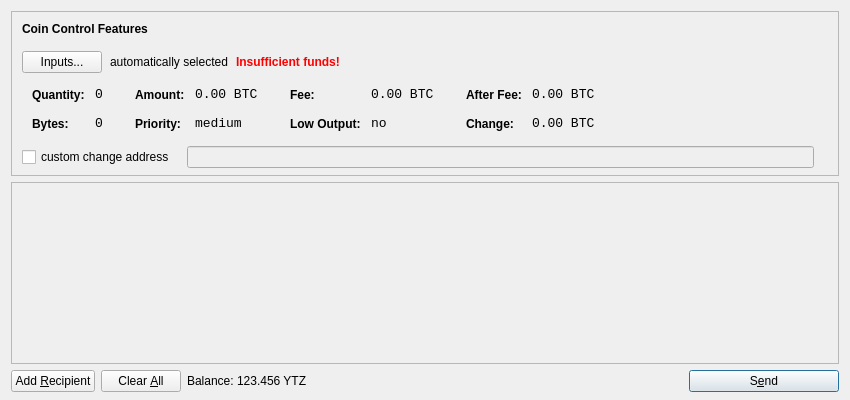
<?xml version="1.0" encoding="UTF-8"?>
<ui version="4.0">
 <class>SendCoinsDialog</class>
 <widget class="QDialog" name="SendCoinsDialog">
  <property name="geometry">
   <rect>
    <x>0</x>
    <y>0</y>
    <width>850</width>
    <height>400</height>
   </rect>
  </property>
  <property name="windowTitle">
   <string>Send Coins</string>
  </property>
  <layout class="QVBoxLayout" name="verticalLayout" stretch="0,1,0">
   <property name="bottomMargin">
    <number>8</number>
   </property>
   <item>
    <widget class="QFrame" name="frameCoinControl">
     <property name="sizePolicy">
      <sizepolicy hsizetype="Expanding" vsizetype="Expanding">
       <horstretch>0</horstretch>
       <verstretch>0</verstretch>
      </sizepolicy>
     </property>
     <property name="maximumSize">
      <size>
       <width>16777215</width>
       <height>16777215</height>
      </size>
     </property>
     <property name="frameShape">
      <enum>QFrame::StyledPanel</enum>
     </property>
     <property name="frameShadow">
      <enum>QFrame::Sunken</enum>
     </property>
     <layout class="QVBoxLayout" name="verticalLayoutCoinControl2">
      <property name="spacing">
       <number>-1</number>
      </property>
      <property name="leftMargin">
       <number>0</number>
      </property>
      <property name="topMargin">
       <number>0</number>
      </property>
      <property name="rightMargin">
       <number>0</number>
      </property>
      <property name="bottomMargin">
       <number>6</number>
      </property>
      <item>
       <layout class="QVBoxLayout" name="verticalLayoutCoinControl" stretch="0,0,0,0,1">
        <property name="spacing">
         <number>0</number>
        </property>
        <property name="leftMargin">
         <number>10</number>
        </property>
        <property name="topMargin">
         <number>10</number>
        </property>
        <item>
         <layout class="QHBoxLayout" name="horizontalLayoutCoinControl1">
          <property name="bottomMargin">
           <number>15</number>
          </property>
          <item>
           <widget class="QLabel" name="labelCoinControlFeatures">
            <property name="sizePolicy">
             <sizepolicy hsizetype="Preferred" vsizetype="Maximum">
              <horstretch>0</horstretch>
              <verstretch>0</verstretch>
             </sizepolicy>
            </property>
            <property name="font">
             <font>
              <weight>75</weight>
              <bold>true</bold>
             </font>
            </property>
            <property name="styleSheet">
             <string notr="true">font-weight:bold;</string>
            </property>
            <property name="text">
             <string>Coin Control Features</string>
            </property>
           </widget>
          </item>
         </layout>
        </item>
        <item>
         <layout class="QHBoxLayout" name="horizontalLayoutCoinControl2" stretch="0,0,0,0">
          <property name="spacing">
           <number>8</number>
          </property>
          <property name="bottomMargin">
           <number>10</number>
          </property>
          <item>
           <widget class="QPushButton" name="pushButtonCoinControl">
            <property name="styleSheet">
             <string notr="true"/>
            </property>
            <property name="text">
             <string>Inputs...</string>
            </property>
           </widget>
          </item>
          <item>
           <widget class="QLabel" name="labelCoinControlAutomaticallySelected">
            <property name="text">
             <string>automatically selected</string>
            </property>
            <property name="margin">
             <number>5</number>
            </property>
           </widget>
          </item>
          <item>
           <widget class="QLabel" name="labelCoinControlInsuffFunds">
            <property name="font">
             <font>
              <weight>75</weight>
              <bold>true</bold>
             </font>
            </property>
            <property name="styleSheet">
             <string notr="true">color:red;font-weight:bold;</string>
            </property>
            <property name="text">
             <string>Insufficient funds!</string>
            </property>
            <property name="margin">
             <number>5</number>
            </property>
           </widget>
          </item>
          <item>
           <spacer name="horizontalSpacerCoinControl">
            <property name="orientation">
             <enum>Qt::Horizontal</enum>
            </property>
            <property name="sizeHint" stdset="0">
             <size>
              <width>40</width>
              <height>1</height>
             </size>
            </property>
           </spacer>
          </item>
         </layout>
        </item>
        <item>
         <widget class="QWidget" name="widgetCoinControl" native="true">
          <property name="sizePolicy">
           <sizepolicy hsizetype="Preferred" vsizetype="Preferred">
            <horstretch>0</horstretch>
            <verstretch>0</verstretch>
           </sizepolicy>
          </property>
          <property name="minimumSize">
           <size>
            <width>0</width>
            <height>0</height>
           </size>
          </property>
          <property name="styleSheet">
           <string notr="true"/>
          </property>
          <layout class="QHBoxLayout" name="horizontalLayoutCoinControl5">
           <property name="margin">
            <number>0</number>
           </property>
           <item>
            <layout class="QHBoxLayout" name="horizontalLayoutCoinControl3" stretch="0,0,0,1">
             <property name="spacing">
              <number>20</number>
             </property>
             <property name="topMargin">
              <number>0</number>
             </property>
             <property name="bottomMargin">
              <number>10</number>
             </property>
             <item>
              <layout class="QFormLayout" name="formLayoutCoinControl1">
               <property name="horizontalSpacing">
                <number>10</number>
               </property>
               <property name="verticalSpacing">
                <number>14</number>
               </property>
               <property name="leftMargin">
                <number>10</number>
               </property>
               <property name="topMargin">
                <number>4</number>
               </property>
               <property name="rightMargin">
                <number>6</number>
               </property>
               <item row="0" column="0">
                <widget class="QLabel" name="labelCoinControlQuantityText">
                 <property name="styleSheet">
                  <string notr="true">font-weight:bold;</string>
                 </property>
                 <property name="text">
                  <string>Quantity:</string>
                 </property>
                 <property name="margin">
                  <number>0</number>
                 </property>
                </widget>
               </item>
               <item row="0" column="1">
                <widget class="QLabel" name="labelCoinControlQuantity">
                 <property name="font">
                  <font>
                   <family>Monospace</family>
                   <pointsize>10</pointsize>
                  </font>
                 </property>
                 <property name="cursor">
                  <cursorShape>IBeamCursor</cursorShape>
                 </property>
                 <property name="contextMenuPolicy">
                  <enum>Qt::ActionsContextMenu</enum>
                 </property>
                 <property name="text">
                  <string notr="true">0</string>
                 </property>
                 <property name="margin">
                  <number>0</number>
                 </property>
                 <property name="textInteractionFlags">
                  <set>Qt::LinksAccessibleByMouse|Qt::TextSelectableByKeyboard|Qt::TextSelectableByMouse</set>
                 </property>
                </widget>
               </item>
               <item row="1" column="0">
                <widget class="QLabel" name="labelCoinControlBytesText">
                 <property name="styleSheet">
                  <string notr="true">font-weight:bold;</string>
                 </property>
                 <property name="text">
                  <string>Bytes:</string>
                 </property>
                </widget>
               </item>
               <item row="1" column="1">
                <widget class="QLabel" name="labelCoinControlBytes">
                 <property name="font">
                  <font>
                   <family>Monospace</family>
                   <pointsize>10</pointsize>
                  </font>
                 </property>
                 <property name="cursor">
                  <cursorShape>IBeamCursor</cursorShape>
                 </property>
                 <property name="contextMenuPolicy">
                  <enum>Qt::ActionsContextMenu</enum>
                 </property>
                 <property name="text">
                  <string notr="true">0</string>
                 </property>
                 <property name="textInteractionFlags">
                  <set>Qt::LinksAccessibleByMouse|Qt::TextSelectableByKeyboard|Qt::TextSelectableByMouse</set>
                 </property>
                </widget>
               </item>
              </layout>
             </item>
             <item>
              <layout class="QFormLayout" name="formLayoutCoinControl2">
               <property name="horizontalSpacing">
                <number>10</number>
               </property>
               <property name="verticalSpacing">
                <number>14</number>
               </property>
               <property name="leftMargin">
                <number>6</number>
               </property>
               <property name="topMargin">
                <number>4</number>
               </property>
               <property name="rightMargin">
                <number>6</number>
               </property>
               <item row="0" column="0">
                <widget class="QLabel" name="labelCoinControlAmountText">
                 <property name="styleSheet">
                  <string notr="true">font-weight:bold;</string>
                 </property>
                 <property name="text">
                  <string>Amount:</string>
                 </property>
                 <property name="margin">
                  <number>0</number>
                 </property>
                </widget>
               </item>
               <item row="0" column="1">
                <widget class="QLabel" name="labelCoinControlAmount">
                 <property name="font">
                  <font>
                   <family>Monospace</family>
                   <pointsize>10</pointsize>
                  </font>
                 </property>
                 <property name="cursor">
                  <cursorShape>IBeamCursor</cursorShape>
                 </property>
                 <property name="contextMenuPolicy">
                  <enum>Qt::ActionsContextMenu</enum>
                 </property>
                 <property name="text">
                  <string notr="true">0.00 BTC</string>
                 </property>
                 <property name="textInteractionFlags">
                  <set>Qt::LinksAccessibleByMouse|Qt::TextSelectableByKeyboard|Qt::TextSelectableByMouse</set>
                 </property>
                </widget>
               </item>
               <item row="1" column="0">
                <widget class="QLabel" name="labelCoinControlPriorityText">
                 <property name="styleSheet">
                  <string notr="true">font-weight:bold;</string>
                 </property>
                 <property name="text">
                  <string>Priority:</string>
                 </property>
                </widget>
               </item>
               <item row="1" column="1">
                <widget class="QLabel" name="labelCoinControlPriority">
                 <property name="font">
                  <font>
                   <family>Monospace</family>
                   <pointsize>10</pointsize>
                  </font>
                 </property>
                 <property name="cursor">
                  <cursorShape>IBeamCursor</cursorShape>
                 </property>
                 <property name="contextMenuPolicy">
                  <enum>Qt::ActionsContextMenu</enum>
                 </property>
                 <property name="text">
                  <string>medium</string>
                 </property>
                 <property name="textInteractionFlags">
                  <set>Qt::LinksAccessibleByMouse|Qt::TextSelectableByKeyboard|Qt::TextSelectableByMouse</set>
                 </property>
                </widget>
               </item>
              </layout>
             </item>
             <item>
              <layout class="QFormLayout" name="formLayoutCoinControl3">
               <property name="horizontalSpacing">
                <number>10</number>
               </property>
               <property name="verticalSpacing">
                <number>14</number>
               </property>
               <property name="leftMargin">
                <number>6</number>
               </property>
               <property name="topMargin">
                <number>4</number>
               </property>
               <property name="rightMargin">
                <number>6</number>
               </property>
               <item row="0" column="0">
                <widget class="QLabel" name="labelCoinControlFeeText">
                 <property name="styleSheet">
                  <string notr="true">font-weight:bold;</string>
                 </property>
                 <property name="text">
                  <string>Fee:</string>
                 </property>
                 <property name="margin">
                  <number>0</number>
                 </property>
                </widget>
               </item>
               <item row="0" column="1">
                <widget class="QLabel" name="labelCoinControlFee">
                 <property name="font">
                  <font>
                   <family>Monospace</family>
                   <pointsize>10</pointsize>
                  </font>
                 </property>
                 <property name="cursor">
                  <cursorShape>IBeamCursor</cursorShape>
                 </property>
                 <property name="contextMenuPolicy">
                  <enum>Qt::ActionsContextMenu</enum>
                 </property>
                 <property name="text">
                  <string notr="true">0.00 BTC</string>
                 </property>
                 <property name="textInteractionFlags">
                  <set>Qt::LinksAccessibleByMouse|Qt::TextSelectableByKeyboard|Qt::TextSelectableByMouse</set>
                 </property>
                </widget>
               </item>
               <item row="1" column="0">
                <widget class="QLabel" name="labelCoinControlLowOutputText">
                 <property name="styleSheet">
                  <string notr="true">font-weight:bold;</string>
                 </property>
                 <property name="text">
                  <string>Low Output:</string>
                 </property>
                </widget>
               </item>
               <item row="1" column="1">
                <widget class="QLabel" name="labelCoinControlLowOutput">
                 <property name="font">
                  <font>
                   <family>Monospace</family>
                   <pointsize>10</pointsize>
                  </font>
                 </property>
                 <property name="cursor">
                  <cursorShape>IBeamCursor</cursorShape>
                 </property>
                 <property name="contextMenuPolicy">
                  <enum>Qt::ActionsContextMenu</enum>
                 </property>
                 <property name="text">
                  <string>no</string>
                 </property>
                 <property name="textInteractionFlags">
                  <set>Qt::LinksAccessibleByMouse|Qt::TextSelectableByKeyboard|Qt::TextSelectableByMouse</set>
                 </property>
                </widget>
               </item>
              </layout>
             </item>
             <item>
              <layout class="QFormLayout" name="formLayoutCoinControl4">
               <property name="horizontalSpacing">
                <number>10</number>
               </property>
               <property name="verticalSpacing">
                <number>14</number>
               </property>
               <property name="leftMargin">
                <number>6</number>
               </property>
               <property name="topMargin">
                <number>4</number>
               </property>
               <property name="rightMargin">
                <number>6</number>
               </property>
               <item row="0" column="0">
                <widget class="QLabel" name="labelCoinControlAfterFeeText">
                 <property name="styleSheet">
                  <string notr="true">font-weight:bold;</string>
                 </property>
                 <property name="text">
                  <string>After Fee:</string>
                 </property>
                 <property name="margin">
                  <number>0</number>
                 </property>
                </widget>
               </item>
               <item row="0" column="1">
                <widget class="QLabel" name="labelCoinControlAfterFee">
                 <property name="font">
                  <font>
                   <family>Monospace</family>
                   <pointsize>10</pointsize>
                  </font>
                 </property>
                 <property name="cursor">
                  <cursorShape>IBeamCursor</cursorShape>
                 </property>
                 <property name="contextMenuPolicy">
                  <enum>Qt::ActionsContextMenu</enum>
                 </property>
                 <property name="text">
                  <string notr="true">0.00 BTC</string>
                 </property>
                 <property name="textInteractionFlags">
                  <set>Qt::LinksAccessibleByMouse|Qt::TextSelectableByKeyboard|Qt::TextSelectableByMouse</set>
                 </property>
                </widget>
               </item>
               <item row="1" column="0">
                <widget class="QLabel" name="labelCoinControlChangeText">
                 <property name="styleSheet">
                  <string notr="true">font-weight:bold;</string>
                 </property>
                 <property name="text">
                  <string>Change:</string>
                 </property>
                </widget>
               </item>
               <item row="1" column="1">
                <widget class="QLabel" name="labelCoinControlChange">
                 <property name="font">
                  <font>
                   <family>Monospace</family>
                   <pointsize>10</pointsize>
                  </font>
                 </property>
                 <property name="cursor">
                  <cursorShape>IBeamCursor</cursorShape>
                 </property>
                 <property name="contextMenuPolicy">
                  <enum>Qt::ActionsContextMenu</enum>
                 </property>
                 <property name="text">
                  <string notr="true">0.00 BTC</string>
                 </property>
                 <property name="textInteractionFlags">
                  <set>Qt::LinksAccessibleByMouse|Qt::TextSelectableByKeyboard|Qt::TextSelectableByMouse</set>
                 </property>
                </widget>
               </item>
              </layout>
             </item>
            </layout>
           </item>
          </layout>
         </widget>
        </item>
        <item>
         <layout class="QHBoxLayout" name="horizontalLayoutCoinControl4" stretch="0,0,0">
          <property name="spacing">
           <number>12</number>
          </property>
          <property name="sizeConstraint">
           <enum>QLayout::SetDefaultConstraint</enum>
          </property>
          <property name="topMargin">
           <number>5</number>
          </property>
          <property name="rightMargin">
           <number>5</number>
          </property>
          <item>
           <widget class="QCheckBox" name="checkBoxCoinControlChange">
            <property name="text">
             <string>custom change address</string>
            </property>
           </widget>
          </item>
          <item>
           <widget class="QLineEdit" name="lineEditCoinControlChange">
            <property name="enabled">
             <bool>false</bool>
            </property>
            <property name="sizePolicy">
             <sizepolicy hsizetype="Expanding" vsizetype="Fixed">
              <horstretch>0</horstretch>
              <verstretch>0</verstretch>
             </sizepolicy>
            </property>
           </widget>
          </item>
          <item>
           <widget class="QLabel" name="labelCoinControlChangeLabel">
            <property name="sizePolicy">
             <sizepolicy hsizetype="Preferred" vsizetype="Expanding">
              <horstretch>0</horstretch>
              <verstretch>0</verstretch>
             </sizepolicy>
            </property>
            <property name="minimumSize">
             <size>
              <width>0</width>
              <height>0</height>
             </size>
            </property>
            <property name="text">
             <string/>
            </property>
            <property name="margin">
             <number>3</number>
            </property>
           </widget>
          </item>
         </layout>
        </item>
        <item>
         <spacer name="verticalSpacerCoinControl">
          <property name="orientation">
           <enum>Qt::Vertical</enum>
          </property>
          <property name="sizeHint" stdset="0">
           <size>
            <width>800</width>
            <height>1</height>
           </size>
          </property>
         </spacer>
        </item>
       </layout>
      </item>
     </layout>
    </widget>
   </item>
   <item>
    <widget class="QScrollArea" name="scrollArea">
     <property name="widgetResizable">
      <bool>true</bool>
     </property>
     <widget class="QWidget" name="scrollAreaWidgetContents">
      <property name="geometry">
       <rect>
        <x>0</x>
        <y>0</y>
        <width>830</width>
        <height>165</height>
       </rect>
      </property>
      <layout class="QVBoxLayout" name="verticalLayout_2">
       <property name="margin">
        <number>0</number>
       </property>
       <item>
        <layout class="QVBoxLayout" name="entries">
         <property name="spacing">
          <number>6</number>
         </property>
        </layout>
       </item>
       <item>
        <spacer name="verticalSpacer">
         <property name="orientation">
          <enum>Qt::Vertical</enum>
         </property>
         <property name="sizeHint" stdset="0">
          <size>
           <width>20</width>
           <height>40</height>
          </size>
         </property>
        </spacer>
       </item>
      </layout>
     </widget>
    </widget>
   </item>
   <item>
    <layout class="QHBoxLayout" name="horizontalLayout">
     <item>
      <widget class="QPushButton" name="addButton">
       <property name="toolTip">
        <string>Send to multiple recipients at once</string>
       </property>
       <property name="text">
        <string>Add &amp;Recipient</string>
       </property>
       <property name="icon">
        <iconset resource="../bitcoin.qrc">
         <normaloff>:/icons/add</normaloff>:/icons/add</iconset>
       </property>
       <property name="autoDefault">
        <bool>false</bool>
       </property>
      </widget>
     </item>
     <item>
      <widget class="QPushButton" name="clearButton">
       <property name="sizePolicy">
        <sizepolicy hsizetype="Minimum" vsizetype="Fixed">
         <horstretch>0</horstretch>
         <verstretch>0</verstretch>
        </sizepolicy>
       </property>
       <property name="toolTip">
        <string>Remove all transaction fields</string>
       </property>
       <property name="text">
        <string>Clear &amp;All</string>
       </property>
       <property name="icon">
        <iconset resource="../bitcoin.qrc">
         <normaloff>:/icons/remove</normaloff>:/icons/remove</iconset>
       </property>
       <property name="autoRepeatDelay">
        <number>300</number>
       </property>
       <property name="autoDefault">
        <bool>false</bool>
       </property>
      </widget>
     </item>
     <item>
      <layout class="QHBoxLayout" name="horizontalLayout_2">
       <property name="spacing">
        <number>3</number>
       </property>
       <item>
        <widget class="QLabel" name="label">
         <property name="text">
          <string>Balance:</string>
         </property>
        </widget>
       </item>
       <item>
        <widget class="QLabel" name="labelBalance">
         <property name="cursor">
          <cursorShape>IBeamCursor</cursorShape>
         </property>
         <property name="text">
          <string>123.456 YTZ</string>
         </property>
         <property name="textInteractionFlags">
          <set>Qt::LinksAccessibleByMouse|Qt::TextSelectableByKeyboard|Qt::TextSelectableByMouse</set>
         </property>
        </widget>
       </item>
      </layout>
     </item>
     <item>
      <spacer name="horizontalSpacer">
       <property name="orientation">
        <enum>Qt::Horizontal</enum>
       </property>
       <property name="sizeHint" stdset="0">
        <size>
         <width>40</width>
         <height>20</height>
        </size>
       </property>
      </spacer>
     </item>
     <item>
      <widget class="QPushButton" name="sendButton">
       <property name="minimumSize">
        <size>
         <width>150</width>
         <height>0</height>
        </size>
       </property>
       <property name="toolTip">
        <string>Confirm the send action</string>
       </property>
       <property name="text">
        <string>S&amp;end</string>
       </property>
       <property name="icon">
        <iconset resource="../bitcoin.qrc">
         <normaloff>:/icons/send</normaloff>:/icons/send</iconset>
       </property>
       <property name="default">
        <bool>true</bool>
       </property>
      </widget>
     </item>
    </layout>
   </item>
  </layout>
 </widget>
 <resources>
  <include location="../bitcoin.qrc"/>
 </resources>
 <connections/>
</ui>
